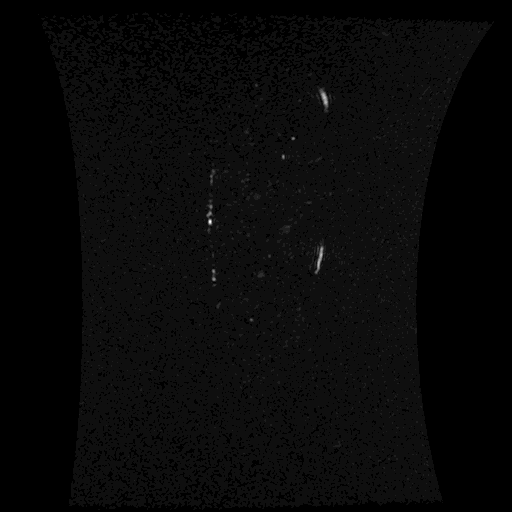
#> input picture subject01/pose01/subject01.pose01.slice0007.png, 512 x 512 px, given in place of subject01.pose01.slice0143.png, which was not available
$ jupyter execute --allow-errors MRIimg_preprocessing.ipynb   (shell and % lines are left out)   (text cells are left out)
#> lines starting #> are read from the running program, lines starting #| are printed output that depends on the picture; after the words box and inside, x2 and y2 are one past the last pixel; in counts of white or black regions, pixels touching at a corner belong together; pictures that were not available may be replaced by others from this repository, and a replacement may not be noted
[cell 1]
import numpy as np
import cv2

import matplotlib.pyplot as plt
from ipywidgets import interact

[cell 2]
data_path = "C:/Users/ryota\Desktop/MRI_dataset/subject01"
pose      = "/pose01"
file_name = "/subject01.pose01.slice0143.png"

test_img_path = data_path + pose + file_name
test_img = cv2.imread(test_img_path, 0)
#> test_img is the input picture: shape (512, 512); min 0, max 17, mean 0.586

plt.figure(figsize=(15,15))
plt.title(file_name)
plt.imshow(test_img, cmap="gray")

[cell 3]
# global thresholding
ret1,th1 = cv2.threshold(test_img,15,255,cv2.THRESH_BINARY)
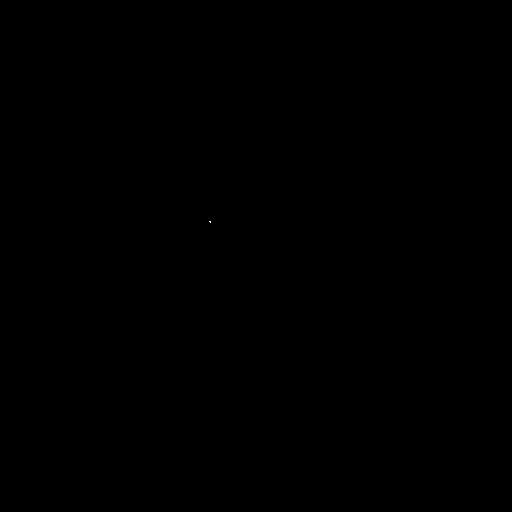
#> th1: shape (512, 512); 0% white in thin lines or dots, all inside (x1, y1, x2, y2) = (209, 221, 211, 223)

# Otsu's thresholding
ret2,th2 = cv2.threshold(test_img,0,255,cv2.THRESH_BINARY+cv2.THRESH_OTSU)
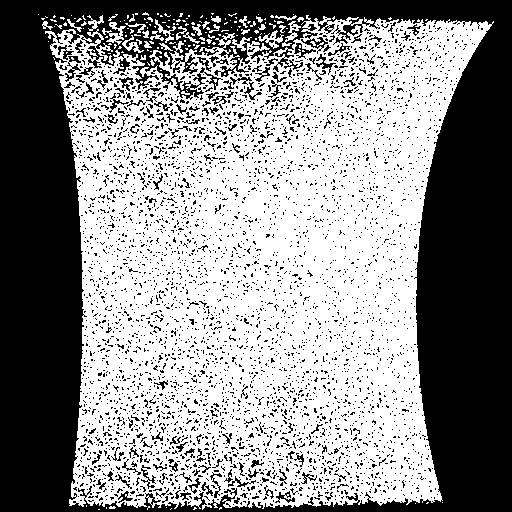
#> th2: shape (512, 512); 56.2% white; 4525 black regions (4394 under 20 px), largest, box (x1, y1, x2, y2) and area: (0, 0, 512, 512) 95540, (65, 56, 81, 82) 146, (294, 43, 316, 59) 116
#> ret2 = 0

# Otsu's thresholding after Gaussian filtering
blur = cv2.GaussianBlur(test_img,(5,5),0)
ret3,th3 = cv2.threshold(blur,0,255,cv2.THRESH_BINARY+cv2.THRESH_OTSU)
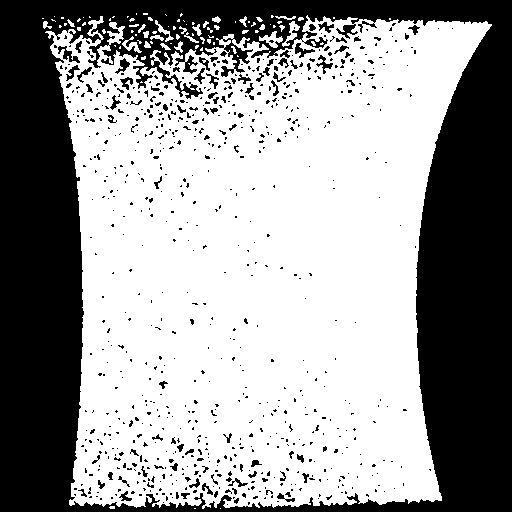
#> th3: shape (512, 512); 61% white; 776 black regions (698 under 20 px)
#> ret3 = 0

# plot all the images and their histograms
images = [test_img, 0, th1,
          test_img, 0, th2,
          blur,     0, th3]
titles = ['Original Noisy Image',   'Histogram', 'Global Thresholding (v=15)',
          'Original Noisy Image',   'Histogram', "Otsu's Thresholding",
          'Gaussian filtered Image','Histogram', "Otsu's Thresholding"]

plt.figure(figsize=(20,15))
for i in range(3):
    plt.subplot(3,3,i*3+1), plt.imshow(images[i*3],'gray')
    plt.title(titles[i*3]), plt.xticks([]), plt.yticks([])

    plt.subplot(3,3,i*3+2), plt.hist(images[i*3].ravel(),256)
    plt.title(titles[i*3+1]), plt.xticks([]), plt.yticks([])

    plt.subplot(3,3,i*3+3), plt.imshow(images[i*3+2],'gray')
    plt.title(titles[i*3+2]), plt.xticks([]), plt.yticks([])

plt.show()
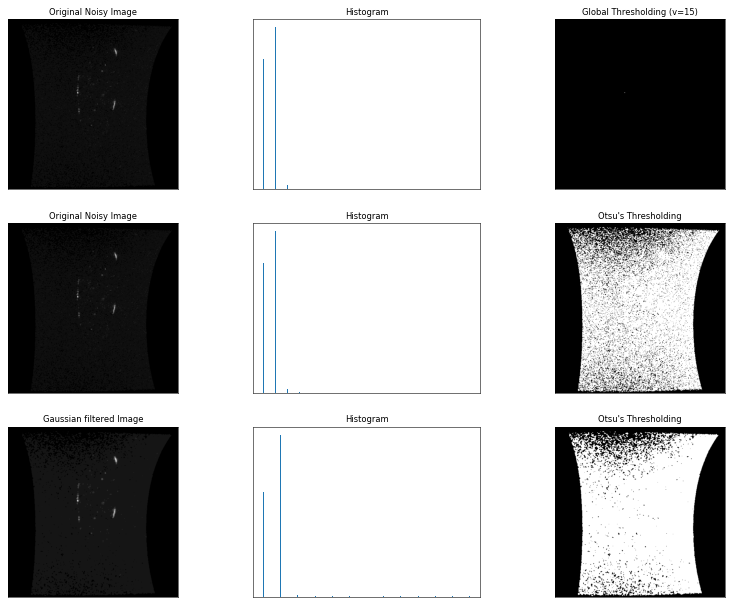
#> figure drawn by matplotlib, 9 panels
#> the sliders are set to 

[cell 4]
## http://labs.eecs.tottori-u.ac.jp/sd/Member/oyamada/OpenCV/html/py_tutorials/py_imgproc/py_contours/py_contour_features/py_contour_features.html
## https://data-analysis-stats.jp/wp-content/uploads/2019/03/OpenCV-Python%E3%81%A7%E3%81%AE%E5%9B%B3%E5%BD%A2%E6%A4%9C%E5%87%BA%E3%80%81%E5%9B%B3%E5%BD%A2%E6%95%B0%E3%81%88%E3%82%8B.html
def contour_ditector(gray_img, epsilon_rate=0.001):
#> called with epsilon_rate = 0.001
    contours, hierarchy = cv2.findContours(gray_img, cv2.RETR_TREE, cv2.CHAIN_APPROX_SIMPLE)
#> contours = 5732 contours, 5442 with area under 20; largest, box (x1, y1, x2, y2) and area: (45, 15, 494, 510) 163546, (338, 23, 364, 41) 206, (300, 36, 329, 50) 184, (181, 53, 199, 75) 168, (293, 42, 317, 59) 162
    rgb_img = cv2.cvtColor(gray_img, cv2.COLOR_BGR2RGB)
#> rgb_img: shape (512, 512, 3); 56.2% white; 4525 black regions (4394 under 20 px)
    for cnt in contours:
        approx = cv2.approxPolyDP(cnt, epsilon_rate*cv2.arcLength(cnt, True), True)
        rgb_img = cv2.drawContours(rgb_img, [approx], 0, (255,0,0), 1)
#> this loop made 5732 passes
#> approx on passes 1, 2, 5: [[98, 509], [99, 509]], [[171, 508], [170, 509]], [[166, 507]]
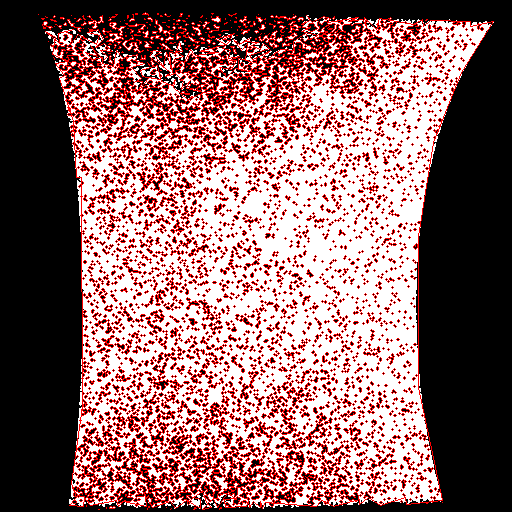
#> rgb_img: shape (512, 512, 3); mean R, G, B 144.6, 103.2, 103.2
    return rgb_img

#> (a cell that did not finish here is left out)

[cell 6]
# Otsu's thresholding
_, th2 = cv2.threshold(test_img, 0,255, cv2.THRESH_BINARY+cv2.THRESH_OTSU)

plt.figure(figsize=(20,15))
plt.subplot(1,2,1), plt.imshow(th2, cmap="gray")
plt.xticks([]), plt.yticks([])

indicated_img = contour_ditector(th2)
plt.subplot(1,2,2), plt.imshow(indicated_img)
plt.xticks([]), plt.yticks([])
#> Out = (([], []), ([], []))

[cell 7]
# Otsu's thresholding after Gaussian filtering
blur = cv2.GaussianBlur(test_img,(5,5),0)
_, th3 = cv2.threshold(blur,0,255,cv2.THRESH_BINARY+cv2.THRESH_OTSU)

plt.figure(figsize=(20,15))
plt.subplot(1,2,1), plt.imshow(th3, cmap="gray")
plt.xticks([]), plt.yticks([])

indicated_img = contour_ditector(th3)
#> call 2 of contour_ditector, with epsilon_rate = 0.001
#> in contour_ditector (call 2), `contours, hierarchy = cv2.findContours(gray_img, cv2.RETR_TREE, cv2.CH..`: contours = 916 contours, 755 with area under 20; largest, box (x1, y1, x2, y2) and area: (45, 15, 492, 509) 164554, (222, 37, 254, 74) 432, (57, 45, 81, 64) 184, (303, 36, 329, 49) 172, (335, 23, 359, 40) 171
#> in contour_ditector (call 2), `rgb_img = cv2.cvtColor(gray_img, cv2.COLOR_BGR2RGB)`: rgb_img: shape (512, 512, 3); 61% white; 776 black regions (698 under 20 px), largest, box (x1, y1, x2, y2) and area: (0, 0, 512, 512) 95177, (58, 46, 80, 63) 139, (295, 43, 315, 58) 114
#> the loop in contour_ditector (call 2), `for cnt in contours:` made 916 passes
#> approx on passes 1, 2, 6: [[220, 508]], [[194, 508], [195, 508]], [[202, 47], [200, 49], [200, 50], [202, 50]]
#> after the loop in contour_ditector (call 2), `for cnt in contours:`:
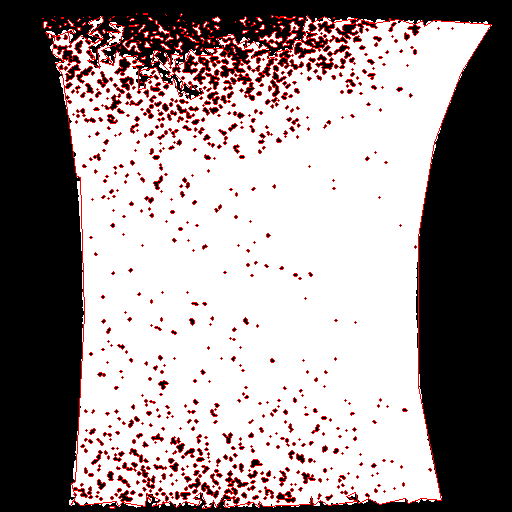
#> rgb_img: shape (512, 512, 3); mean R, G, B 156.5, 143.8, 143.8
plt.subplot(1,2,2), plt.imshow(indicated_img)
plt.xticks([]), plt.yticks([])
#> Out = (([], []), ([], []))
#> the sliders are set to 
#> the sliders are set to 
#> the sliders are set to 

$ run again, on subject01/pose01/subject01.pose01.slice0020.png
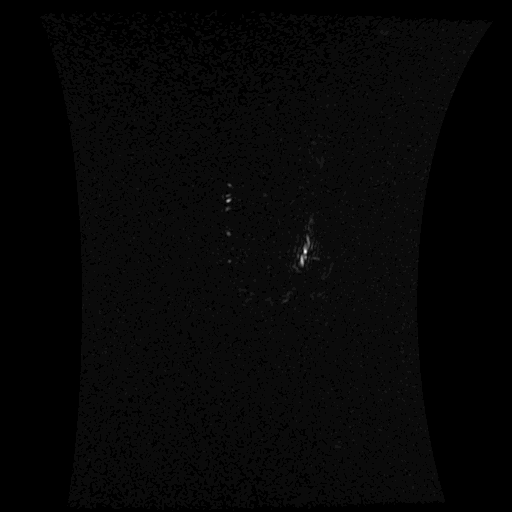
#> input picture subject01/pose01/subject01.pose01.slice0020.png, 512 x 512 px, given in place of subject01.pose01.slice0143.png, which was not available
#> test_img is the input picture: shape (512, 512); min 0, max 22, mean 0.6
#> th1: shape (512, 512); 0% white in thin lines or dots, all inside (x1, y1, x2, y2) = (301, 250, 307, 262)
#> th2: shape (512, 512); 55.8% white; 4565 black regions (4427 under 20 px), largest, box (x1, y1, x2, y2) and area: (0, 0, 512, 512) 95276, (183, 80, 222, 104) 259, (114, 78, 150, 109) 228
#> ret2 = 0
#> th3: shape (512, 512); 60.7% white; 777 black regions (701 under 20 px)
#> contours = 5805 contours, 5521 with area under 20; largest, box (x1, y1, x2, y2) and area: (52, 14, 493, 510) 162934, (182, 79, 223, 105) 350, (119, 45, 150, 75) 346, (301, 19, 329, 49) 334, (113, 79, 151, 108) 246
#> the loop in contour_ditector, `for cnt in contours:` made 5805 passes
#> approx on passes 1 to 3: [[172, 510]], [[233, 509], [233, 510]], [[271, 508], [271, 509]]
#> after the loop in contour_ditector, `for cnt in contours:`:
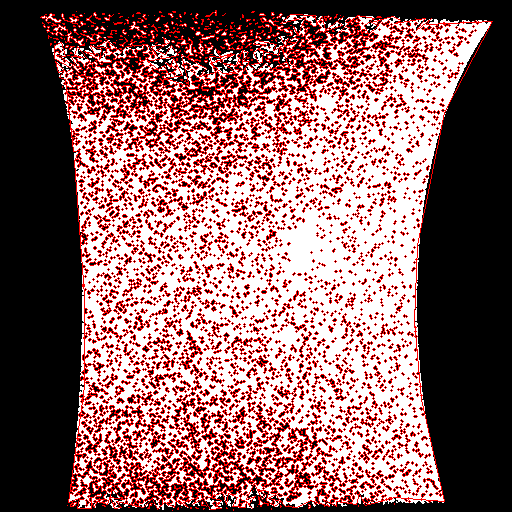
#> rgb_img: shape (512, 512, 3); mean R, G, B 143.4, 100.4, 100.4
#> `plt.xticks([]), plt.yticks([])`: Out = (([], []), ([], []))
#> contours = 952 contours, 798 with area under 20; largest, box (x1, y1, x2, y2) and area: (52, 16, 492, 509) 162640, (97, 45, 150, 74) 458, (148, 56, 176, 92) 344, (259, 13, 326, 36) 324, (186, 80, 222, 104) 316
#> the loop in contour_ditector (call 2), `for cnt in contours:` made 952 passes
#> approx on passes 1, 2, 7: [[220, 507], [220, 508]], [[308, 505], [308, 507], [310, 507], [310, 505]], [[176, 59], [177, 59]]
#> after the loop in contour_ditector (call 2), `for cnt in contours:`:
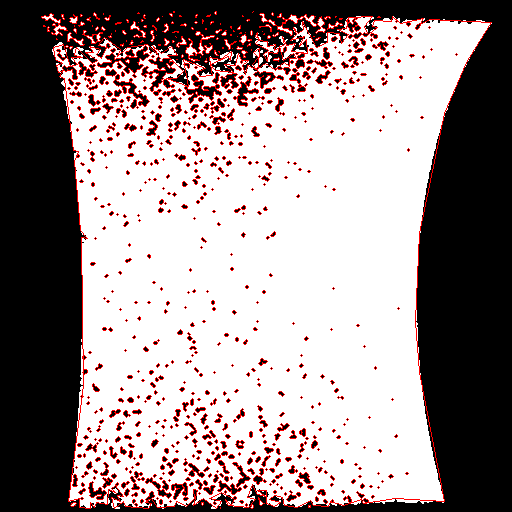
#> rgb_img: shape (512, 512, 3); mean R, G, B 155.9, 142.7, 142.7
#> `plt.xticks([]), plt.yticks([])`: Out = (([], []), ([], []))
